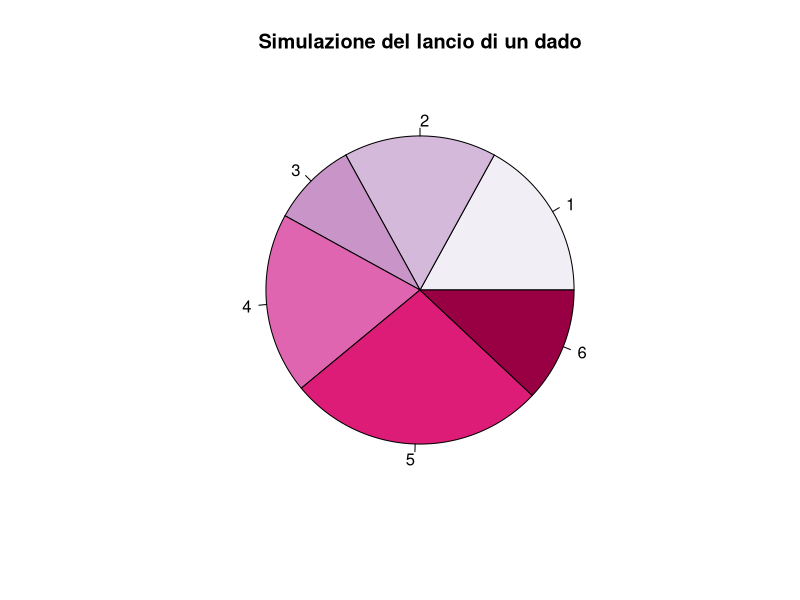

This chart was generated by the following R code:
# Numero di lanci del dado
num_lanci <- 100

# Vettore per salvare i risultati
ris <- numeric(num_lanci)

# Simulazione lancio dado
for (i in 1:num_lanci)
{
  # Genera un numero casuale da 1 e 6
  lancio <- sample(1:6, 1, replace = TRUE)
  
  # Salva il risultato del lancio
  ris[i] <- lancio
}

# Calcola le frequenze di ogni esito
freq <- table(ris)

# Categorie per il diagramma a torta
cat <- names(freq)

# Plot del diagramma a torta
library(RColorBrewer)
pal <- brewer.pal(6, "PuRd") 
pie(freq, labels = cat, main = "Simulazione del lancio di un dado", col = pal)
